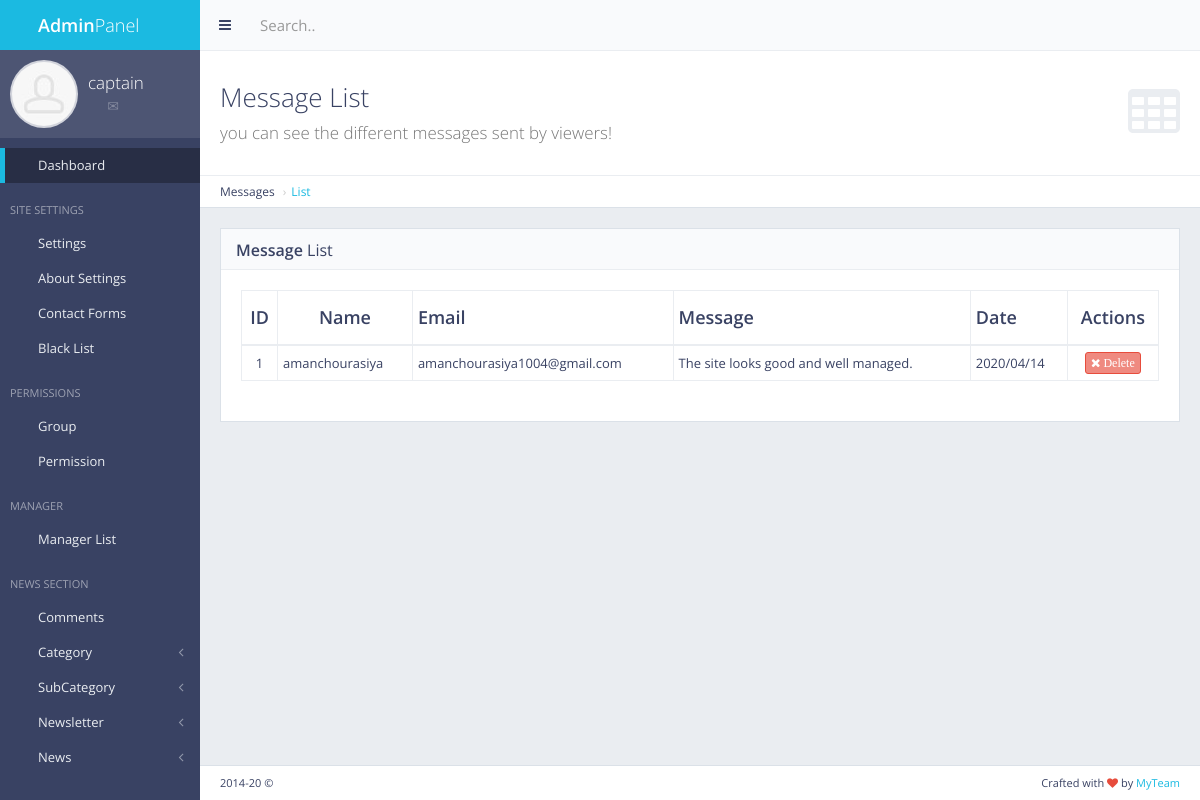
Screenshot of /panel/contactform/ (signed in) with the database file from the repository.
### contactform/models.py (models this page shows, shortened)
class Contact(models.Model):
    name = models.TextField()
    email = models.CharField(max_length = 50)
    msg = models.TextField()
    date = models.CharField(max_length = 10,  default='-')

### contactform/views.py (the view)
# urls.py: path('panel/contactform/', views.contactform, name = 'contactform'),
def contactform(request):
    message = Contact.objects.all()
    return render(request, 'back/contact_form.html', {'message' : message})

### main/templatetags/extera_auth.py (called while the page is built)
@register.filter(name='has_group')
def has_group(user, group_name):
    return user.groups.filter(name=group_name).exists()

### main/templates/back/contact_form.html (shortened to what this page needs)
{% extends 'back/master.html' %}
{% load static %}
{% block mainblock %}
   <div class="content-header">
    <div class="header-section">
        <h1>
            <i class="fa fa-table"></i>Message List<br><small>you can see the different messages sent by viewers!</small>
        </h1>
    </div>
</div>
<ul class="breadcrumb breadcrumb-top">
    <li>Messages</li>
    <li><a href="/panel/contactform/">List</a></li>
</ul>
  <div class="block full">
    <div class="block-title">
        <h2><strong>Message</strong> List</h2>
    </div>
    <div class="table-responsive">
        <table id="" class="table table-vcenter table-condensed table-bordered">
            <thead>
                <tr>
                    <th class="text-center">ID</th>
                    <th class="text-center">Name</th>
                    <th>Email</th>
                    <th>Message</th>
                    <th>Date</th>
                    <th class="text-center">Actions</th>
                </tr>
            </thead>
            <tbody>
                {% for cc in message %}
                <tr>
                    <td class="text-center">{{cc.id}}</td>
                    <td>{{cc.name}}</td>
                    <td>{{cc.email}}</td>
                    <td>{{cc.msg}}</td>
                    <td>{{cc.date}}</td>
                    <td class="text-center">
                        <div class="btn-group">
                            <a href="{% url 'delete_contact' cc.id%}" data-toggle="tooltip" title="Delete" class="btn btn-xs btn-danger" OnClick="display('{{cc.id}}');"><i class="fa fa-times"> Delete</i></a>
                        </div>
                    </td>
                </tr>
               {% endfor %}
            </tbody>
        </table>
    </div>
</div>
{% endblock %}

### main/templates/back/master.html (shortened to what this page needs)
{% load static %}
{% load extera_auth %}
{% if user.is_authenticated %}
<!DOCTYPE html>
 <html class="no-js" lang="en">
    <head>
        <link rel="stylesheet" href="{%static 'back/css/bootstrap.min.css' %}">
        <link rel="stylesheet" href="{%static 'back/css/plugins.css' %}">
        <link rel="stylesheet" href="{%static 'back/css/main.css' %}">
        <link rel="stylesheet" href="{%static 'back/css/themes.css' %}">
    </head>
    <body>
        <div id="page-wrapper">
            <div id="page-container" class="sidebar-partial sidebar-visible-lg sidebar-no-animations">
                <div id="sidebar">
                    <div id="sidebar-scroll">
                        <div class="sidebar-content">
                            <a href="/panel" class="sidebar-brand">
                                <i class="gi gi-flash"></i><span class="sidebar-nav-mini-hide"><strong>Admin</strong>Panel</span>
                            </a>
                            <div class="sidebar-section sidebar-user clearfix sidebar-nav-mini-hide">
                                <div class="sidebar-user-avatar">
                                    <a href="page_ready_user_profile.html">
                                        <img src="{%static 'back/img/placeholders/avatars/avatar2.jpg' %}" alt="avatar">
                                    </a>
                                </div>
                                <div class="sidebar-user-name">{{request.user}}</div>
                                <div class="sidebar-user-links">
                                    <a href="page_ready_user_profile.html" data-toggle="tooltip" data-placement="bottom" title="Profile"><i class="gi gi-user"></i></a>
                                    <a href="page_ready_inbox.html" data-toggle="tooltip" data-placement="bottom" title="Messages"><i class="gi gi-envelope"></i></a>
                                    <a href="/panel/change/pass/" class="enable-tooltip" data-placement="bottom" title="Settings" ><i class="gi gi-cogwheel"></i></a>
                                    <a href="/logout" data-toggle="tooltip" data-placement="bottom" title="Logout"><i class="gi gi-exit"></i></a>
                                </div>
                            </div>
                            <ul class="sidebar-nav">
                                {% if perms.main.master_user %}
                                <li>
                                    <a href="/panel" class=" active"><i class="gi gi-stopwatch sidebar-nav-icon"></i><span class="sidebar-nav-mini-hide">Dashboard</span></a>
                                </li>
                                <li class="sidebar-header">
                                    <span class="sidebar-header-options clearfix"><a href="javascript:void(0)" data-toggle="tooltip" title="Quick Settings"><i class="gi gi-settings"></i></a></span>
                                    <span class="sidebar-header-title">Site Settings</span>
                                </li>
                                <li>
                                    <a href="/panel/setting/" class=""><i class="gi gi-show_big_thumbnails sidebar-nav-icon"></i><span class="sidebar-nav-mini-hide">Settings</span></a>
                                </li>
                                <li>
                                        <a href="/panel/about/setting/" class=""><i class="gi gi-show_big_thumbnails sidebar-nav-icon"></i><span class="sidebar-nav-mini-hide">About Settings</span></a>
                                    </li>
                                    <li>
                                        <a href="/panel/contactform/" class=""><i class="gi gi-show_big_thumbnails sidebar-nav-icon"></i><span class="sidebar-nav-mini-hide">Contact Forms</span></a>
                                    </li>
                                        <li>
                                                <a href="/blacklist/" class=""><i class="gi gi-show_big_thumbnails sidebar-nav-icon"></i><span class="sidebar-nav-mini-hide">Black List</span></a>
                                            </li>
                                {% endif %}
                                    {% if request.user|has_group:"masteruser" %}
                                    <li class="sidebar-header">
                                        <span class="sidebar-header-options clearfix"><a href="javascript:void(0)" data-toggle="tooltip" title="Quick Settings"><i class="gi gi-settings"></i></a></span>
                                        <span class="sidebar-header-title">Permissions</span>
                                    </li>
                                    <li>
                                        <a href="/panel/manager/group/" class=""><i class="gi gi-show_big_thumbnails sidebar-nav-icon"></i><span class="sidebar-nav-mini-hide">Group</span></a>
                                    </li>
                                    <li>
                                            <a href="/panel/manager/perms/" class=""><i class="gi gi-show_big_thumbnails sidebar-nav-icon"></i><span class="sidebar-nav-mini-hide">Permission</span></a>
                                        </li>
                                    <li class="sidebar-header">
                                        <span class="sidebar-header-options clearfix"><a href="javascript:void(0)" data-toggle="tooltip" title="Quick Settings"><i class="gi gi-settings"></i></a></span>
                                        <span class="sidebar-header-title">Manager</span>
                                    </li>
                                    <li>
                                        <a href="/panel/manager/list/" class=""><i class="gi gi-show_big_thumbnails sidebar-nav-icon"></i><span class="sidebar-nav-mini-hide">Manager List</span></a>
                                    </li>
                                {% endif %}
                                <li class="sidebar-header">
                                    <span class="sidebar-header-options clearfix"><a href="javascript:void(0)" data-toggle="tooltip" title="Quick Settings"><i class="gi gi-settings"></i></a></span>
                                    <span class="sidebar-header-title">News Section</span>
                                </li>
                                <li>
                                    <a href="/comments/list/" class=""><i class="gi gi-show_big_thumbnails sidebar-nav-icon"></i><span class="sidebar-nav-mini-hide">Comments</span></a>
                                </li>
                                <li>
                                        <a href="#" class="sidebar-nav-menu"><i class="fa fa-angle-left sidebar-nav-indicator sidebar-nav-mini-hide"></i><i class="gi gi-show_big_thumbnails sidebar-nav-icon"></i><span class="sidebar-nav-mini-hide">Category</span></a>
                                    </li>
                                    <li>
                                        <a href="#" class="sidebar-nav-menu"><i class="fa fa-angle-left sidebar-nav-indicator sidebar-nav-mini-hide"></i><i class="gi gi-show_big_thumbnails sidebar-nav-icon"></i><span class="sidebar-nav-mini-hide">SubCategory</span></a>
                                    </li>
                                    <li>
                                            <a href="#" class="sidebar-nav-menu"><i class="fa fa-angle-left sidebar-nav-indicator sidebar-nav-mini-hide"></i><i class="gi gi-show_big_thumbnails sidebar-nav-icon"></i><span class="sidebar-nav-mini-hide">Newsletter</span></a>
                                        </li>
                                <li>
                                    <a href="#" class="sidebar-nav-menu"><i class="fa fa-angle-left sidebar-nav-indicator sidebar-nav-mini-hide"></i><i class="gi gi-show_big_thumbnails sidebar-nav-icon"></i><span class="sidebar-nav-mini-hide">News</span></a>
                                </li>
                            </ul>
                        </div>
                    </div>
                </div>
                <div id="main-container">
                    <header class="navbar navbar-default">
                        <ul class="nav navbar-nav-custom">
                            <li>
                                <a href="javascript:void(0)" onclick="App.sidebar('toggle-sidebar');this.blur();">
                                    <i class="fa fa-bars fa-fw"></i>
                                </a>
                            </li>
                        </ul>
                        <form action="page_ready_search_results.html" method="post" class="navbar-form-custom">
                            <div class="form-group">
                                <input type="text" id="top-search" name="top-search" class="form-control" placeholder="Search..">
                            </div>
                        </form>
                    </header>
                    <div id="page-content">
                    {% block mainblock %}
                    {% endblock %}
                    </div>
                    <footer class="clearfix">
                        <div class="pull-right">
                            Crafted with <i class="fa fa-heart text-danger"></i> by <a href="#" target="_blank">MyTeam</a>
                        </div>
                        <div class="pull-left">
                            <span id="year-copy"></span> &copy;
                        </div>
                    </footer>
                </div>
            </div>
        </div>
    </body>
</html>
{% else %}
Please Login
{% endif %}

### rows the page displays
Contact: id "1", name "amanchourasiya", email "amanchourasiya1004@gmail.com", msg "The site looks good and well managed.", date "2020/04/14"

### other values shown
{{ request.user }} "captain"
